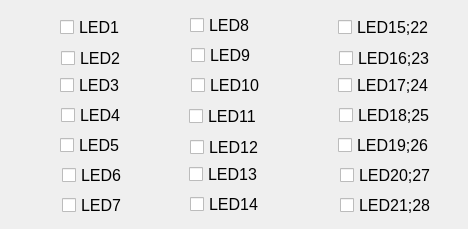
   <widget class="QWidget" name="tab">
    <attribute name="title">
     <string>LED</string>
    </attribute>
    <widget class="caLed" name="caled_5">
     <property name="geometry">
      <rect>
       <x>29</x>
       <y>11</y>
       <width>31</width>
       <height>34</height>
      </rect>
     </property>
     <property name="channel" stdset="0">
      <string notr="true">$(XX):LED_1</string>
     </property>
    </widget>
    <widget class="caLed" name="caled_6">
     <property name="geometry">
      <rect>
       <x>27</x>
       <y>70</y>
       <width>31</width>
       <height>30</height>
      </rect>
     </property>
     <property name="channel" stdset="0">
      <string notr="true">$(XX):LED_3</string>
     </property>
    </widget>
    <widget class="caToggleButton" name="catogglebutton_5">
     <property name="geometry">
      <rect>
       <x>60</x>
       <y>10</y>
       <width>80</width>
       <height>34</height>
      </rect>
     </property>
     <property name="font">
      <font>
       <pointsize>12</pointsize>
      </font>
     </property>
     <property name="text">
      <string>LED1</string>
     </property>
     <property name="channel" stdset="0">
      <string notr="true">$(XX):LED_1</string>
     </property>
     <property name="fontScaleMode" stdset="0">
      <enum>caToggleButton::None</enum>
     </property>
    </widget>
    <widget class="caToggleButton" name="catogglebutton_6">
     <property name="geometry">
      <rect>
       <x>60</x>
       <y>70</y>
       <width>81</width>
       <height>30</height>
      </rect>
     </property>
     <property name="font">
      <font>
       <pointsize>12</pointsize>
      </font>
     </property>
     <property name="text">
      <string>LED3</string>
     </property>
     <property name="channel" stdset="0">
      <string notr="true">$(XX):LED_3</string>
     </property>
     <property name="fontScaleMode" stdset="0">
      <enum>caToggleButton::None</enum>
     </property>
    </widget>
    <widget class="caLed" name="caled_10">
     <property name="geometry">
      <rect>
       <x>28</x>
       <y>40</y>
       <width>31</width>
       <height>30</height>
      </rect>
     </property>
     <property name="channel" stdset="0">
      <string notr="true">$(XX):LED_2</string>
     </property>
    </widget>
    <widget class="caLed" name="caled_11">
     <property name="geometry">
      <rect>
       <x>28</x>
       <y>100</y>
       <width>31</width>
       <height>30</height>
      </rect>
     </property>
     <property name="channel" stdset="0">
      <string notr="true">$(XX):LED_4</string>
     </property>
    </widget>
    <widget class="caToggleButton" name="catogglebutton_10">
     <property name="geometry">
      <rect>
       <x>61</x>
       <y>50</y>
       <width>74</width>
       <height>16</height>
      </rect>
     </property>
     <property name="font">
      <font>
       <pointsize>12</pointsize>
      </font>
     </property>
     <property name="text">
      <string>LED2</string>
     </property>
     <property name="channel" stdset="0">
      <string notr="true">$(XX):LED_2</string>
     </property>
     <property name="fontScaleMode" stdset="0">
      <enum>caToggleButton::None</enum>
     </property>
    </widget>
    <widget class="caToggleButton" name="catogglebutton_11">
     <property name="geometry">
      <rect>
       <x>61</x>
       <y>100</y>
       <width>81</width>
       <height>30</height>
      </rect>
     </property>
     <property name="font">
      <font>
       <pointsize>12</pointsize>
      </font>
     </property>
     <property name="text">
      <string>LED4</string>
     </property>
     <property name="channel" stdset="0">
      <string notr="true">$(XX):LED_4</string>
     </property>
     <property name="fontScaleMode" stdset="0">
      <enum>caToggleButton::None</enum>
     </property>
    </widget>
    <widget class="caToggleButton" name="catogglebutton_21">
     <property name="geometry">
      <rect>
       <x>190</x>
       <y>10</y>
       <width>81</width>
       <height>30</height>
      </rect>
     </property>
     <property name="font">
      <font>
       <pointsize>12</pointsize>
      </font>
     </property>
     <property name="text">
      <string>LED8</string>
     </property>
     <property name="channel" stdset="0">
      <string notr="true">$(XX):LED_8</string>
     </property>
     <property name="fontScaleMode" stdset="0">
      <enum>caToggleButton::None</enum>
     </property>
    </widget>
    <widget class="caLed" name="caled_17">
     <property name="geometry">
      <rect>
       <x>29</x>
       <y>190</y>
       <width>31</width>
       <height>30</height>
      </rect>
     </property>
     <property name="channel" stdset="0">
      <string notr="true">$(XX):LED_7</string>
     </property>
    </widget>
    <widget class="caToggleButton" name="catogglebutton_22">
     <property name="geometry">
      <rect>
       <x>62</x>
       <y>160</y>
       <width>81</width>
       <height>30</height>
      </rect>
     </property>
     <property name="font">
      <font>
       <pointsize>12</pointsize>
      </font>
     </property>
     <property name="text">
      <string>LED6</string>
     </property>
     <property name="channel" stdset="0">
      <string notr="true">$(XX):LED_6</string>
     </property>
     <property name="fontScaleMode" stdset="0">
      <enum>caToggleButton::None</enum>
     </property>
    </widget>
    <widget class="caLed" name="caled_18">
     <property name="geometry">
      <rect>
       <x>28</x>
       <y>130</y>
       <width>31</width>
       <height>30</height>
      </rect>
     </property>
     <property name="channel" stdset="0">
      <string notr="true">$(XX):LED_5</string>
     </property>
    </widget>
    <widget class="caToggleButton" name="catogglebutton_23">
     <property name="geometry">
      <rect>
       <x>62</x>
       <y>190</y>
       <width>81</width>
       <height>30</height>
      </rect>
     </property>
     <property name="font">
      <font>
       <pointsize>12</pointsize>
      </font>
     </property>
     <property name="text">
      <string>LED7</string>
     </property>
     <property name="channel" stdset="0">
      <string notr="true">$(XX):LED_7</string>
     </property>
     <property name="fontScaleMode" stdset="0">
      <enum>caToggleButton::None</enum>
     </property>
    </widget>
    <widget class="caLed" name="caled_19">
     <property name="geometry">
      <rect>
       <x>157</x>
       <y>10</y>
       <width>31</width>
       <height>30</height>
      </rect>
     </property>
     <property name="channel" stdset="0">
      <string notr="true">$(XX):LED_8</string>
     </property>
    </widget>
    <widget class="caLed" name="caled_20">
     <property name="geometry">
      <rect>
       <x>29</x>
       <y>160</y>
       <width>31</width>
       <height>30</height>
      </rect>
     </property>
     <property name="channel" stdset="0">
      <string notr="true">$(XX):LED_6</string>
     </property>
    </widget>
    <widget class="caToggleButton" name="catogglebutton_24">
     <property name="geometry">
      <rect>
       <x>60</x>
       <y>130</y>
       <width>81</width>
       <height>30</height>
      </rect>
     </property>
     <property name="font">
      <font>
       <pointsize>12</pointsize>
      </font>
     </property>
     <property name="text">
      <string>LED5</string>
     </property>
     <property name="channel" stdset="0">
      <string notr="true">$(XX):LED_5</string>
     </property>
     <property name="fontScaleMode" stdset="0">
      <enum>caToggleButton::None</enum>
     </property>
    </widget>
    <widget class="caLed" name="caled_21">
     <property name="geometry">
      <rect>
       <x>158</x>
       <y>70</y>
       <width>31</width>
       <height>30</height>
      </rect>
     </property>
     <property name="channel" stdset="0">
      <string notr="true">$(XX):LED_10</string>
     </property>
    </widget>
    <widget class="caLed" name="caled_22">
     <property name="geometry">
      <rect>
       <x>158</x>
       <y>40</y>
       <width>31</width>
       <height>30</height>
      </rect>
     </property>
     <property name="channel" stdset="0">
      <string notr="true">$(XX):LED_9</string>
     </property>
    </widget>
    <widget class="caToggleButton" name="catogglebutton_25">
     <property name="geometry">
      <rect>
       <x>191</x>
       <y>70</y>
       <width>81</width>
       <height>30</height>
      </rect>
     </property>
     <property name="font">
      <font>
       <pointsize>12</pointsize>
      </font>
     </property>
     <property name="text">
      <string>LED10</string>
     </property>
     <property name="channel" stdset="0">
      <string notr="true">$(XX):LED_10</string>
     </property>
     <property name="fontScaleMode" stdset="0">
      <enum>caToggleButton::None</enum>
     </property>
    </widget>
    <widget class="caToggleButton" name="catogglebutton_26">
     <property name="geometry">
      <rect>
       <x>191</x>
       <y>40</y>
       <width>81</width>
       <height>30</height>
      </rect>
     </property>
     <property name="font">
      <font>
       <pointsize>12</pointsize>
      </font>
     </property>
     <property name="text">
      <string>LED9</string>
     </property>
     <property name="channel" stdset="0">
      <string notr="true">$(XX):LED_9</string>
     </property>
     <property name="fontScaleMode" stdset="0">
      <enum>caToggleButton::None</enum>
     </property>
    </widget>
    <widget class="caLed" name="caled_23">
     <property name="geometry">
      <rect>
       <x>158</x>
       <y>100</y>
       <width>31</width>
       <height>34</height>
      </rect>
     </property>
     <property name="channel" stdset="0">
      <string notr="true">$(XX):LED_11</string>
     </property>
    </widget>
    <widget class="caLed" name="caled_27">
     <property name="geometry">
      <rect>
       <x>157</x>
       <y>189</y>
       <width>31</width>
       <height>30</height>
      </rect>
     </property>
     <property name="channel" stdset="0">
      <string notr="true">$(XX):LED_14</string>
     </property>
    </widget>
    <widget class="caToggleButton" name="catogglebutton_30">
     <property name="geometry">
      <rect>
       <x>190</x>
       <y>189</y>
       <width>81</width>
       <height>30</height>
      </rect>
     </property>
     <property name="font">
      <font>
       <pointsize>12</pointsize>
      </font>
     </property>
     <property name="text">
      <string>LED14</string>
     </property>
     <property name="channel" stdset="0">
      <string notr="true">$(XX):LED_14</string>
     </property>
     <property name="fontScaleMode" stdset="0">
      <enum>caToggleButton::None</enum>
     </property>
    </widget>
    <widget class="caToggleButton" name="catogglebutton_31">
     <property name="geometry">
      <rect>
       <x>189</x>
       <y>159</y>
       <width>81</width>
       <height>30</height>
      </rect>
     </property>
     <property name="font">
      <font>
       <pointsize>12</pointsize>
      </font>
     </property>
     <property name="text">
      <string>LED13</string>
     </property>
     <property name="channel" stdset="0">
      <string notr="true">$(XX):LED_13</string>
     </property>
     <property name="fontScaleMode" stdset="0">
      <enum>caToggleButton::None</enum>
     </property>
    </widget>
    <widget class="caLed" name="caled_29">
     <property name="geometry">
      <rect>
       <x>157</x>
       <y>129</y>
       <width>31</width>
       <height>30</height>
      </rect>
     </property>
     <property name="channel" stdset="0">
      <string notr="true">$(XX):LED_12</string>
     </property>
    </widget>
    <widget class="caToggleButton" name="catogglebutton_33">
     <property name="geometry">
      <rect>
       <x>190</x>
       <y>139</y>
       <width>74</width>
       <height>16</height>
      </rect>
     </property>
     <property name="font">
      <font>
       <pointsize>12</pointsize>
      </font>
     </property>
     <property name="text">
      <string>LED12</string>
     </property>
     <property name="channel" stdset="0">
      <string notr="true">$(XX):LED_12</string>
     </property>
     <property name="fontScaleMode" stdset="0">
      <enum>caToggleButton::None</enum>
     </property>
    </widget>
    <widget class="caLed" name="caled_31">
     <property name="geometry">
      <rect>
       <x>156</x>
       <y>159</y>
       <width>31</width>
       <height>30</height>
      </rect>
     </property>
     <property name="channel" stdset="0">
      <string notr="true">$(XX):LED_13</string>
     </property>
    </widget>
    <widget class="caToggleButton" name="catogglebutton_36">
     <property name="geometry">
      <rect>
       <x>189</x>
       <y>99</y>
       <width>80</width>
       <height>34</height>
      </rect>
     </property>
     <property name="font">
      <font>
       <pointsize>12</pointsize>
      </font>
     </property>
     <property name="text">
      <string>LED11</string>
     </property>
     <property name="channel" stdset="0">
      <string notr="true">$(XX):LED_11</string>
     </property>
     <property name="fontScaleMode" stdset="0">
      <enum>caToggleButton::None</enum>
     </property>
    </widget>
    <widget class="caToggleButton" name="catogglebutton_27">
     <property name="geometry">
      <rect>
       <x>340</x>
       <y>190</y>
       <width>111</width>
       <height>30</height>
      </rect>
     </property>
     <property name="font">
      <font>
       <pointsize>12</pointsize>
      </font>
     </property>
     <property name="text">
      <string>LED21;28</string>
     </property>
     <property name="channel" stdset="0">
      <string notr="true">$(XX):LED_21</string>
     </property>
     <property name="fontScaleMode" stdset="0">
      <enum>caToggleButton::None</enum>
     </property>
    </widget>
    <widget class="caToggleButton" name="catogglebutton_16">
     <property name="geometry">
      <rect>
       <x>339</x>
       <y>100</y>
       <width>111</width>
       <height>30</height>
      </rect>
     </property>
     <property name="font">
      <font>
       <pointsize>12</pointsize>
      </font>
     </property>
     <property name="text">
      <string>LED18;25</string>
     </property>
     <property name="channel" stdset="0">
      <string notr="true">$(XX):LED_18</string>
     </property>
     <property name="fontScaleMode" stdset="0">
      <enum>caToggleButton::None</enum>
     </property>
    </widget>
    <widget class="caToggleButton" name="catogglebutton_28">
     <property name="geometry">
      <rect>
       <x>338</x>
       <y>130</y>
       <width>101</width>
       <height>30</height>
      </rect>
     </property>
     <property name="font">
      <font>
       <pointsize>12</pointsize>
      </font>
     </property>
     <property name="text">
      <string>LED19;26</string>
     </property>
     <property name="channel" stdset="0">
      <string notr="true">$(XX):LED_19</string>
     </property>
     <property name="fontScaleMode" stdset="0">
      <enum>caToggleButton::None</enum>
     </property>
    </widget>
    <widget class="caLed" name="caled_48">
     <property name="geometry">
      <rect>
       <x>305</x>
       <y>70</y>
       <width>31</width>
       <height>30</height>
      </rect>
     </property>
     <property name="channel" stdset="0">
      <string notr="true">$(XX):LED_17</string>
     </property>
    </widget>
    <widget class="caLed" name="caled_49">
     <property name="geometry">
      <rect>
       <x>307</x>
       <y>11</y>
       <width>31</width>
       <height>34</height>
      </rect>
     </property>
     <property name="channel" stdset="0">
      <string notr="true">$(XX):LED_15</string>
     </property>
    </widget>
    <widget class="caLed" name="caled_50">
     <property name="geometry">
      <rect>
       <x>307</x>
       <y>190</y>
       <width>31</width>
       <height>30</height>
      </rect>
     </property>
     <property name="channel" stdset="0">
      <string notr="true">$(XX):LED_21</string>
     </property>
    </widget>
    <widget class="caToggleButton" name="catogglebutton_8">
     <property name="geometry">
      <rect>
       <x>338</x>
       <y>70</y>
       <width>111</width>
       <height>30</height>
      </rect>
     </property>
     <property name="font">
      <font>
       <pointsize>12</pointsize>
      </font>
     </property>
     <property name="text">
      <string>LED17;24</string>
     </property>
     <property name="channel" stdset="0">
      <string notr="true">$(XX):LED_17</string>
     </property>
     <property name="fontScaleMode" stdset="0">
      <enum>caToggleButton::None</enum>
     </property>
    </widget>
    <widget class="caToggleButton" name="catogglebutton_29">
     <property name="geometry">
      <rect>
       <x>340</x>
       <y>160</y>
       <width>101</width>
       <height>30</height>
      </rect>
     </property>
     <property name="font">
      <font>
       <pointsize>12</pointsize>
      </font>
     </property>
     <property name="text">
      <string>LED20;27</string>
     </property>
     <property name="channel" stdset="0">
      <string notr="true">$(XX):LED_20</string>
     </property>
     <property name="fontScaleMode" stdset="0">
      <enum>caToggleButton::None</enum>
     </property>
    </widget>
    <widget class="caToggleButton" name="catogglebutton_17">
     <property name="geometry">
      <rect>
       <x>339</x>
       <y>50</y>
       <width>111</width>
       <height>16</height>
      </rect>
     </property>
     <property name="font">
      <font>
       <pointsize>12</pointsize>
      </font>
     </property>
     <property name="text">
      <string>LED16;23</string>
     </property>
     <property name="channel" stdset="0">
      <string notr="true">$(XX):LED_16</string>
     </property>
     <property name="fontScaleMode" stdset="0">
      <enum>caToggleButton::None</enum>
     </property>
    </widget>
    <widget class="caLed" name="caled_51">
     <property name="geometry">
      <rect>
       <x>306</x>
       <y>130</y>
       <width>31</width>
       <height>30</height>
      </rect>
     </property>
     <property name="channel" stdset="0">
      <string notr="true">$(XX):LED_19</string>
     </property>
    </widget>
    <widget class="caLed" name="caled_52">
     <property name="geometry">
      <rect>
       <x>306</x>
       <y>40</y>
       <width>31</width>
       <height>30</height>
      </rect>
     </property>
     <property name="channel" stdset="0">
      <string notr="true">$(XX):LED_16</string>
     </property>
    </widget>
    <widget class="caLed" name="caled_53">
     <property name="geometry">
      <rect>
       <x>306</x>
       <y>100</y>
       <width>31</width>
       <height>30</height>
      </rect>
     </property>
     <property name="channel" stdset="0">
      <string notr="true">$(XX):LED_18</string>
     </property>
    </widget>
    <widget class="caToggleButton" name="catogglebutton_18">
     <property name="geometry">
      <rect>
       <x>338</x>
       <y>10</y>
       <width>121</width>
       <height>34</height>
      </rect>
     </property>
     <property name="font">
      <font>
       <pointsize>12</pointsize>
      </font>
     </property>
     <property name="text">
      <string>LED15;22</string>
     </property>
     <property name="channel" stdset="0">
      <string notr="true">$(XX):LED_15</string>
     </property>
     <property name="fontScaleMode" stdset="0">
      <enum>caToggleButton::None</enum>
     </property>
    </widget>
    <widget class="caLed" name="caled_54">
     <property name="geometry">
      <rect>
       <x>307</x>
       <y>160</y>
       <width>31</width>
       <height>30</height>
      </rect>
     </property>
     <property name="channel" stdset="0">
      <string notr="true">$(XX):LED_20</string>
     </property>
    </widget>
   </widget>
